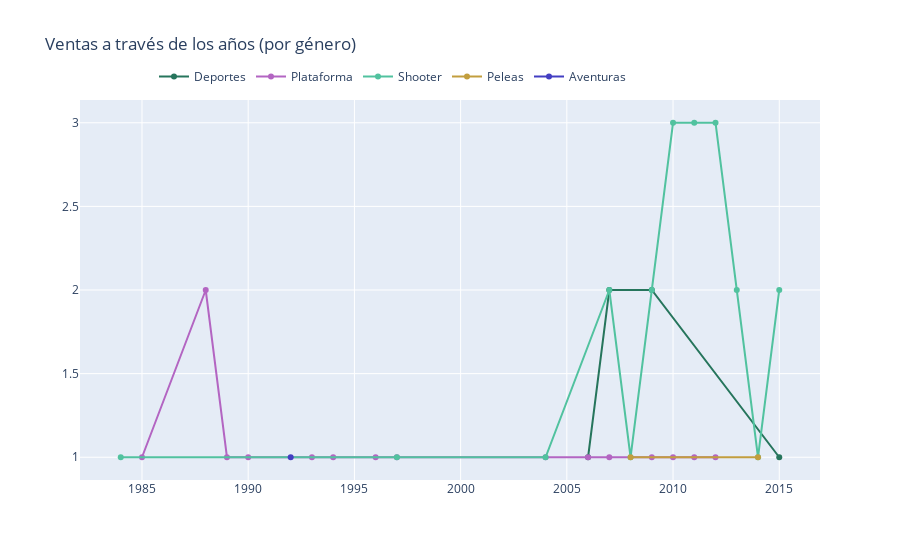

The code cell stored with this chart in its notebook:
### Markdown cell above
***
&emsp;

<h3>Ventas por año</h3>

### Code cell
_d1 = df[df["Genre"] == "Sports"]
_d2 = df[df["Genre"] == "Platform"]
_d3 = df[df["Genre"] == "Shooter"]
_d4 = df[df["Genre"] == "Fighting"]
_d5 = df[df["Genre"] == "Adventure"]

col = "Year"

vc1 = _d1[col].value_counts().reset_index()
vc1 = vc1.rename(columns = {col : "count", "index" : col})
vc1['percent'] = vc1['count'].apply(lambda x : 100*x/sum(vc1['count']))
vc1 = vc1.sort_values(col)

vc2 = _d2[col].value_counts().reset_index()
vc2 = vc2.rename(columns = {col : "count", "index" : col})
vc2['percent'] = vc2['count'].apply(lambda x : 100*x/sum(vc2['count']))
vc2 = vc2.sort_values(col)

vc3 = _d3[col].value_counts().reset_index()
vc3 = vc3.rename(columns = {col : "count", "index" : col})
vc3['percent'] = vc3['count'].apply(lambda x : 100*x/sum(vc3['count']))
vc3 = vc3.sort_values(col)

vc4 = _d4[col].value_counts().reset_index()
vc4 = vc4.rename(columns = {col : "count", "index" : col})
vc4['percent'] = vc4['count'].apply(lambda x : 100*x/sum(vc4['count']))
vc4 = vc4.sort_values(col)

vc5 = _d5[col].value_counts().reset_index()
vc5 = vc5.rename(columns = {col : "count", "index" : col})
vc5['percent'] = vc5['count'].apply(lambda x : 100*x/sum(vc5['count']))
vc5 = vc5.sort_values(col)

_trace1 = go.Scatter(x=vc1[col], y=vc1["count"], name="Deportes", marker=dict(color="#26755C"))
_trace2 = go.Scatter(x=vc2[col], y=vc2["count"], name="Plataforma", marker=dict(color="#B365C2"))
_trace3 = go.Scatter(x=vc3[col], y=vc3["count"], name="Shooter", marker=dict(color="#51C29F"))
_trace4 = go.Scatter(x=vc4[col], y=vc4["count"], name="Peleas", marker=dict(color="#C29E3E"))
_trace5 = go.Scatter(x=vc5[col], y=vc5["count"], name="Aventuras", marker=dict(color="#433EC2"))

data = [_trace1, _trace2, _trace3, _trace4, _trace5]
layout = go.Layout(title="Ventas a través de los años (por género)", legend=dict(x=0.1, y=1.1, orientation="h"))
fig = go.Figure(data, layout=layout)
fig.show()

### Figure 1 — Plotly figure (JSON) as saved in the notebook; plotly's stock layout.template omitted (floating-point values rounded to 4 significant figures)
{"data": [{"marker": {"color": "#26755C"}, "name": "Deportes", "type": "scatter", "x": [2006, 2007, 2009, 2015], "y": [1, 2, 2, 1]}, {"marker": {"color": "#B365C2"}, "name": "Plataforma", "type": "scatter", "x": [1985, 1988, 1989, 1990, 1993, 1994, 1996, 1997, 2004, 2006, 2007, 2009, 2010, 2011, 2012], "y": [1, 2, 1, 1, 1, 1, 1, 1, 1, 1, 1, 1, 1, 1, 1]}, {"marker": {"color": "#51C29F"}, "name": "Shooter", "type": "scatter", "x": [1984, 1997, 2004, 2007, 2008, 2009, 2010, 2011, 2012, 2013, 2014, 2015], "y": [1, 1, 1, 2, 1, 2, 3, 3, 3, 2, 1, 2]}, {"marker": {"color": "#C29E3E"}, "name": "Peleas", "type": "scatter", "x": [2008, 2014], "y": [1, 1]}, {"marker": {"color": "#433EC2"}, "name": "Aventuras", "type": "scatter", "x": [1992], "y": [1]}], "layout": {"legend": {"orientation": "h", "x": 0.1, "y": 1.1}, "title": {"text": "Ventas a través de los años (por género)"}}}
